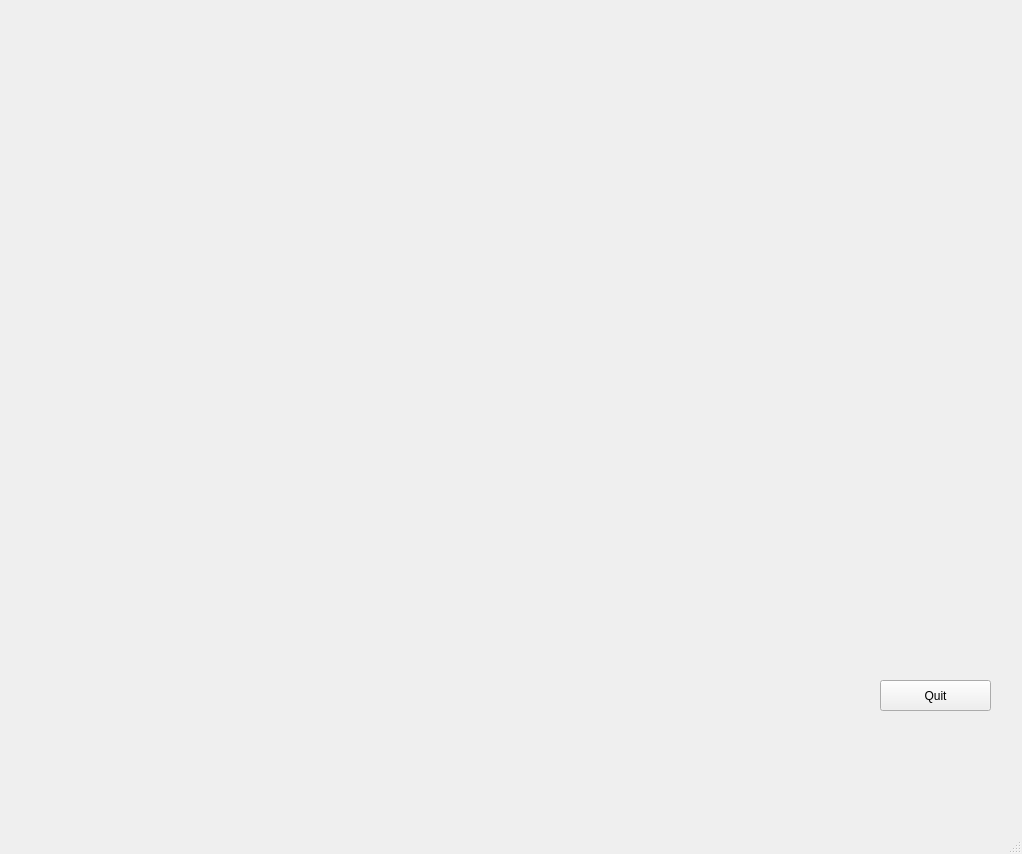
<?xml version="1.0" encoding="UTF-8"?>
<ui version="4.0">
 <class>MainWindow</class>
 <widget class="QMainWindow" name="MainWindow">
  <property name="geometry">
   <rect>
    <x>0</x>
    <y>0</y>
    <width>1022</width>
    <height>854</height>
   </rect>
  </property>
  <property name="windowTitle">
   <string>MainWindow</string>
  </property>
  <widget class="QWidget" name="centralwidget">
   <widget class="QPushButton" name="pushButton_2">
    <property name="geometry">
     <rect>
      <x>880</x>
      <y>680</y>
      <width>111</width>
      <height>31</height>
     </rect>
    </property>
    <property name="text">
     <string>Quit</string>
    </property>
   </widget>
   <widget class="QLabel" name="label">
    <property name="geometry">
     <rect>
      <x>0</x>
      <y>-60</y>
      <width>1161</width>
      <height>871</height>
     </rect>
    </property>
    <property name="text">
     <string>&lt;html&gt;&lt;head/&gt;&lt;body&gt;&lt;p&gt;&lt;img src=&quot;:/welcome.jpg/welcome.jpg&quot;/&gt;&lt;/p&gt;&lt;/body&gt;&lt;/html&gt;</string>
    </property>
   </widget>
   <zorder>label</zorder>
   <zorder>pushButton_2</zorder>
  </widget>
  <widget class="QStatusBar" name="statusbar"/>
 </widget>
 <layoutdefault spacing="6" margin="11"/>
 <resources/>
 <connections>
  <connection>
   <sender>pushButton_2</sender>
   <signal>clicked()</signal>
   <receiver>MainWindow</receiver>
   <slot>close()</slot>
   <hints>
    <hint type="sourcelabel">
     <x>790</x>
     <y>557</y>
    </hint>
    <hint type="destinationlabel">
     <x>399</x>
     <y>299</y>
    </hint>
   </hints>
  </connection>
 </connections>
</ui>
